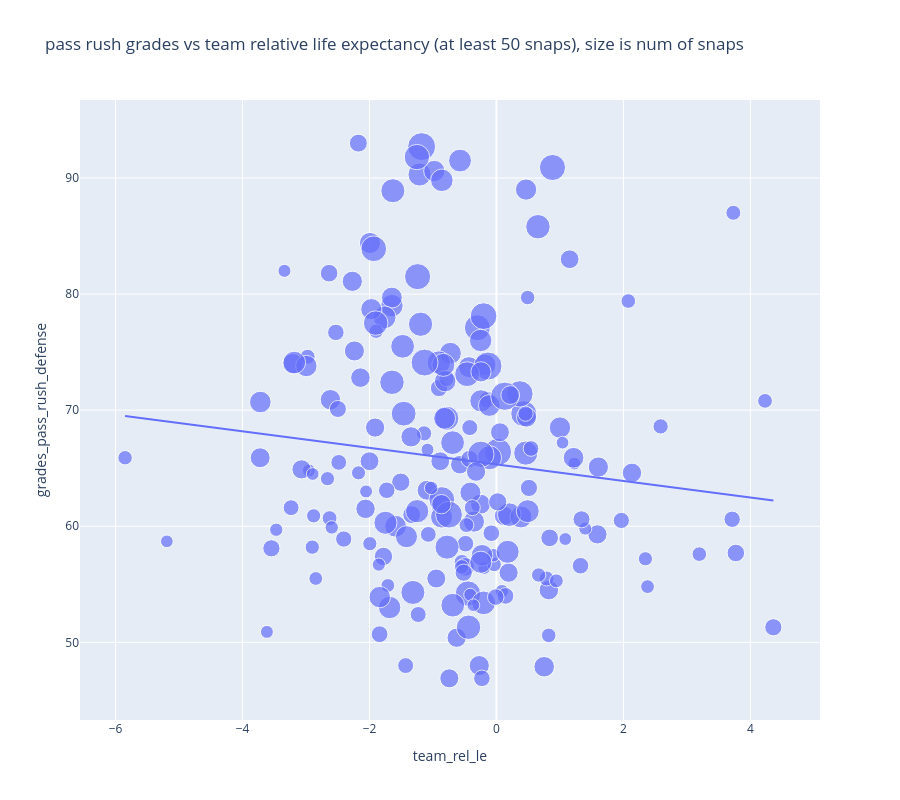

Notebook cell for this chart:
### Markdown cell above
### connecting to the earlier analysis (for PHI, each extra survived frame for the pocket we expect an extra half a yard gained and 0.064 epa gained), with the eagles as a nice team because they rotate their OL presonel allowing us to have several players with a good sample of sanps played. Here we can see that the extra 2.4 frames in life expectancy when Lane Johnson plays over Jordan Mailata translates to about 1.3 more yards, and the the extra 4.7 frames between Lane Johnson and Andre Dillard leads to an extra 2.5 yards gained before penalties. An intersting exception here is Nate Herbig, who has a below average life expectancy but a higher expected yards gained per play than Dickerson, Kelce and Mailata however in his 68 Snaps he also played on average against 0.3-0.5 more pass rushers per play, suggesting that in his case the defense was bringing pressure and while that lead to a quicker pocket collapse, the pocket held long enough for Hurts to make a good play.

### Code cell
px.scatter(
    pr_comp[pr_comp.num_snaps > 50],
    x="team_rel_le",
    y="grades_pass_rush_defense",
    size="num_snaps",
    hover_data=["num_snaps", "player", "position", "team_name"],
    height=800,
    title="pass rush grades vs team relative life expectancy (at least 50 snaps), size is num of snaps",
    trendline="ols",
)

### Figure 1 — Plotly figure (JSON) as saved in the notebook; plotly's stock layout.template omitted (floating-point values rounded to 4 significant figures; data arrays with more than 128 entries replaced by an {"elided": "..."} marker saying what was removed)
{"data": [{"customdata": {"elided": "196x4 mixed values"}, "hovertemplate": "team_rel_le=%{x}<br>grades_pass_rush_defense=%{y}<br>num_snaps=%{customdata[0]}<br>player=%{customdata[1]}<br>position=%{customdata[2]}<br>team_name=%{customdata[3]}<extra></extra>", "legendgroup": "", "marker": {"color": "#636efa", "size": {"elided": "196 int values"}, "sizemode": "area", "sizeref": 0.6325, "symbol": "circle"}, "mode": "markers", "name": "", "orientation": "v", "showlegend": false, "type": "scatter", "x": {"elided": "196 float values"}, "xaxis": "x", "y": {"elided": "196 float values"}, "yaxis": "y"}, {"hovertemplate": "<b>OLS trendline</b><br>grades_pass_rush_defense = -0.712546 * team_rel_le + 65.3242<br>R<sup>2</sup>=0.012164<br><br>team_rel_le=%{x}<br>grades_pass_rush_defense=%{y} <b>(trend)</b><extra></extra>", "legendgroup": "", "marker": {"color": "#636efa", "symbol": "circle"}, "mode": "lines", "name": "", "showlegend": false, "type": "scatter", "x": {"elided": "196 float values"}, "xaxis": "x", "y": {"elided": "196 float values"}, "yaxis": "y"}], "layout": {"height": 800, "legend": {"itemsizing": "constant", "tracegroupgap": 0}, "title": {"text": "pass rush grades vs team relative life expectancy (at least 50 snaps), size is num of snaps"}, "xaxis": {"anchor": "y", "domain": [0, 1], "title": {"text": "team_rel_le"}}, "yaxis": {"anchor": "x", "domain": [0, 1], "title": {"text": "grades_pass_rush_defense"}}}}
